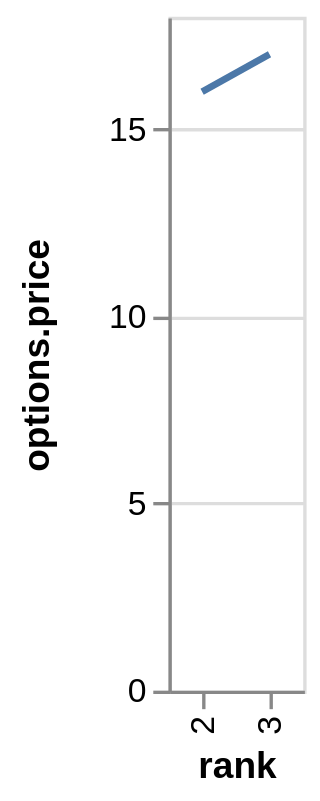

Source (Vega-Lite JSON):
### Vega specification from a JSON file in a GitHub repository (floating-point values rounded to 4 significant figures)
{"$schema": "https://vega.github.io/schema/vega/v4.json", "autosize": "pad", "padding": 5, "height": 200, "style": "cell", "data": [{"name": "source_0", "values": [{"rank": "1"}, {"rank": "2", "options": {"price": 16}}, {"rank": "3", "options": {"price": 17}}]}, {"name": "data_0", "source": "source_0", "transform": [{"type": "formula", "expr": "datum[\"options\"] && datum[\"options\"][\"price\"]", "as": "options.price"}, {"type": "filter", "expr": "datum.options != null"}]}], "signals": [{"name": "x_step", "value": 20}, {"name": "width", "update": "bandspace(domain('x').length, 1, 0.5) * x_step"}], "marks": [{"name": "marks", "type": "line", "style": ["line"], "sort": {"field": "datum[\"rank\"]", "order": "descending"}, "from": {"data": "data_0"}, "encode": {"update": {"stroke": {"value": "#4c78a8"}, "tooltip": {"signal": "{\"rank\": ''+datum[\"rank\"], \"options.price\": format(datum[\"options.price\"], \"\")}"}, "x": {"scale": "x", "field": "rank"}, "y": {"scale": "y", "field": "options\\.price"}, "defined": {"signal": "datum[\"options.price\"] !== null && !isNaN(datum[\"options.price\"])"}}}}], "scales": [{"name": "x", "type": "point", "domain": {"data": "data_0", "field": "rank", "sort": true}, "range": {"step": {"signal": "x_step"}}, "padding": 0.5}, {"name": "y", "type": "linear", "domain": {"data": "data_0", "field": "options\\.price"}, "range": [{"signal": "height"}, 0], "nice": true, "zero": true}], "axes": [{"scale": "x", "orient": "bottom", "grid": false, "title": "rank", "labelAlign": "right", "labelAngle": 270, "labelBaseline": "middle", "labelOverlap": true, "zindex": 1}, {"scale": "y", "orient": "left", "grid": false, "title": "options.price", "labelOverlap": true, "tickCount": {"signal": "ceil(height/40)"}, "zindex": 1}, {"scale": "y", "orient": "left", "gridScale": "x", "grid": true, "tickCount": {"signal": "ceil(height/40)"}, "domain": false, "labels": false, "maxExtent": 0, "minExtent": 0, "ticks": false, "zindex": 0}], "config": {"axisY": {"minExtent": 30}}}
